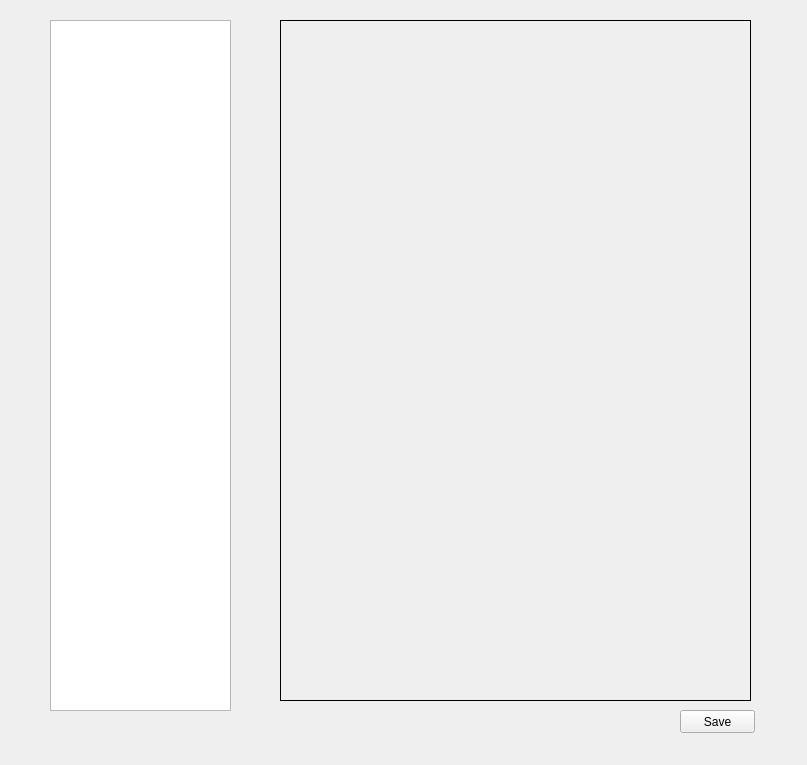
<?xml version="1.0" encoding="UTF-8"?>
<ui version="4.0">
 <class>Settings</class>
 <widget class="QWidget" name="Settings">
  <property name="geometry">
   <rect>
    <x>0</x>
    <y>0</y>
    <width>807</width>
    <height>765</height>
   </rect>
  </property>
  <property name="windowTitle">
   <string>Form</string>
  </property>
  <widget class="QListWidget" name="listWidget">
   <property name="geometry">
    <rect>
     <x>50</x>
     <y>20</y>
     <width>181</width>
     <height>691</height>
    </rect>
   </property>
  </widget>
  <widget class="QStackedWidget" name="stackedWidget">
   <property name="geometry">
    <rect>
     <x>280</x>
     <y>20</y>
     <width>471</width>
     <height>681</height>
    </rect>
   </property>
   <property name="frameShape">
    <enum>QFrame::Panel</enum>
   </property>
   <property name="currentIndex">
    <number>-1</number>
   </property>
  </widget>
  <widget class="QPushButton" name="pushButton">
   <property name="geometry">
    <rect>
     <x>680</x>
     <y>710</y>
     <width>75</width>
     <height>23</height>
    </rect>
   </property>
   <property name="text">
    <string>Save</string>
   </property>
  </widget>
 </widget>
 <resources/>
 <connections>
  <connection>
   <sender>listWidget</sender>
   <signal>currentRowChanged(int)</signal>
   <receiver>stackedWidget</receiver>
   <slot>setCurrentIndex(int)</slot>
   <hints>
    <hint type="sourcelabel">
     <x>184</x>
     <y>276</y>
    </hint>
    <hint type="destinationlabel">
     <x>362</x>
     <y>273</y>
    </hint>
   </hints>
  </connection>
 </connections>
</ui>
